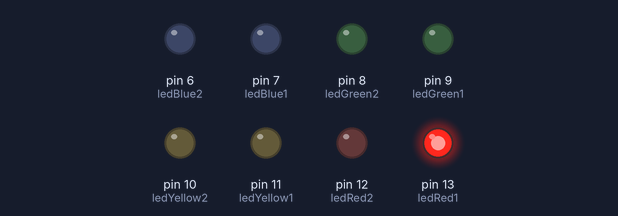
Bench run of a sketch on a simulated Arduino Uno, built with avr-gcc and run on an emulated ATmega328P. Shown: output pins drawn as LEDs (lit = HIGH).

Above: at 0.05 s.
At 0.85 s:
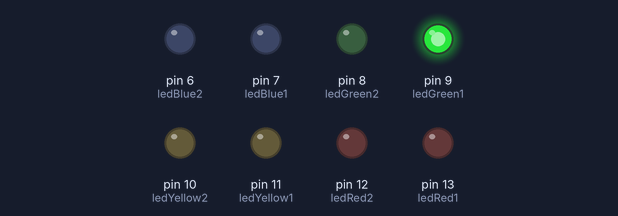
At 1.65 s:
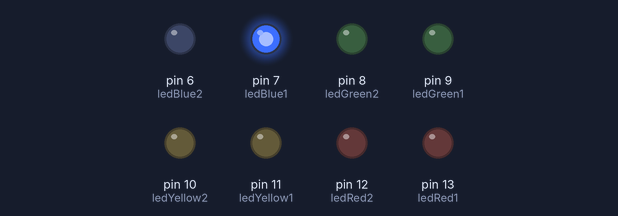
At 3.25 s:
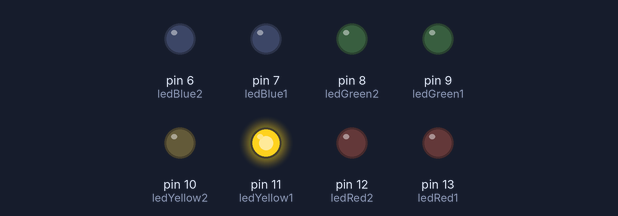
At 4.65 s:
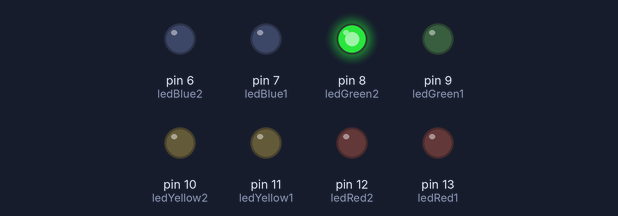
At 6.35 s:
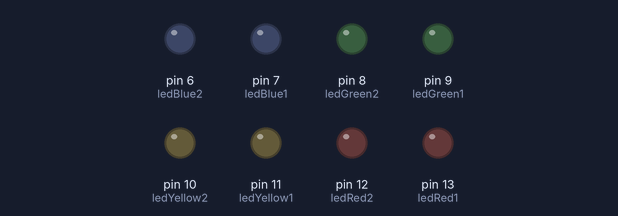
Timing chart, 0 to 6.7 s (numbered marks = the images above):
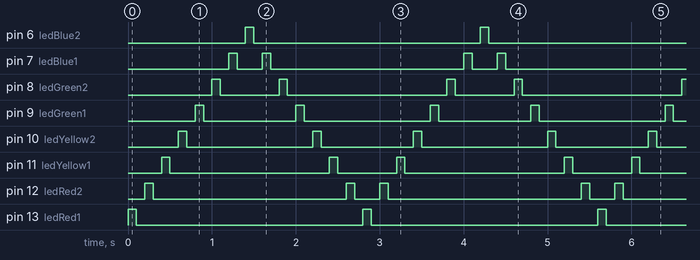

Measured:
- by itself, pin 6 (ledBlue2), pin 13 (ledRed1): alternates HIGH for 0.10 s and LOW for 2.7 s
- by itself, pin 7 (ledBlue1): repeats every 2.8 s: LOW 0.30 s, HIGH 0.10 s, LOW 2.3 s, HIGH 0.10 s
- by itself, pin 8 (ledGreen2): repeats every 2.8 s: LOW 0.70 s, HIGH 0.10 s, LOW 1.9 s, HIGH 0.10 s
- by itself, pin 9 (ledGreen1): repeats every 2.8 s: LOW 1.1 s, HIGH 0.10 s, LOW 1.5 s, HIGH 0.10 s
- by itself, pin 10 (ledYellow2): repeats every 2.8 s: LOW 1.5 s, HIGH 0.10 s, LOW 1.1 s, HIGH 0.10 s
- by itself, pin 11 (ledYellow1): repeats every 2.8 s: LOW 1.9 s, HIGH 0.10 s, LOW 0.70 s, HIGH 0.10 s
- by itself, pin 12 (ledRed2): repeats every 2.8 s: LOW 2.3 s, HIGH 0.10 s, LOW 0.30 s, HIGH 0.10 s

The sketch:

Lab_5EC.ino
```cpp
// EE 322 - Prof Chuck Bland
// Amy Ru
// Lab 5 EC 8 LED

int ledRed1 = 13;
int ledRed2 = 12;
int ledYellow1 = 11;
int ledYellow2 = 10;
int ledGreen1 = 9;
int ledGreen2 = 8;
int ledBlue1 = 7;
int ledBlue2 = 6;

void setup() {
  pinMode(ledRed1, OUTPUT);
  pinMode(ledRed2, OUTPUT);
  pinMode(ledYellow1, OUTPUT);
  pinMode(ledYellow2, OUTPUT);
  pinMode(ledGreen1, OUTPUT);
  pinMode(ledGreen2, OUTPUT);
  pinMode(ledBlue1, OUTPUT);
  pinMode(ledBlue2, OUTPUT);
}

void loop() {
  digitalWrite(ledRed1, HIGH);
  delay(100);
  digitalWrite(ledRed1, LOW);
  delay(100);
  digitalWrite(ledRed2, HIGH);
  delay(100);
  digitalWrite(ledRed2, LOW);
  delay(100);
  digitalWrite(ledYellow1, HIGH);
  delay(100);
  digitalWrite(ledYellow1, LOW);
  delay(100);
  digitalWrite(ledYellow2, HIGH);
  delay(100);
  digitalWrite(ledYellow2, LOW);
  delay(100);
  digitalWrite(ledGreen1, HIGH);
  delay(100);
  digitalWrite(ledGreen1, LOW);
  delay(100);
  digitalWrite(ledGreen2, HIGH);
  delay(100);
  digitalWrite(ledGreen2, LOW);
  delay(100);
  digitalWrite(ledBlue1, HIGH);
  delay(100);
  digitalWrite(ledBlue1, LOW);
  delay(100);
  digitalWrite(ledBlue2, HIGH);
  delay(100);
  digitalWrite(ledBlue2, LOW);
  delay(100);
  digitalWrite(ledBlue1, HIGH);
  delay(100);
  digitalWrite(ledBlue1, LOW);
  delay(100);
  digitalWrite(ledGreen2, HIGH);
  delay(100);
  digitalWrite(ledGreen2, LOW);
  delay(100);
  digitalWrite(ledGreen1, HIGH);
  delay(100);
  digitalWrite(ledGreen1, LOW);
  delay(100);
  digitalWrite(ledYellow2, HIGH);
  delay(100);
  digitalWrite(ledYellow2, LOW);
  delay(100);
  digitalWrite(ledYellow1, HIGH);
  delay(100);
  digitalWrite(ledYellow1, LOW);
  delay(100);
  digitalWrite(ledRed2, HIGH);
  delay(100);
  digitalWrite(ledRed2, LOW);
  delay(100);

}
```
